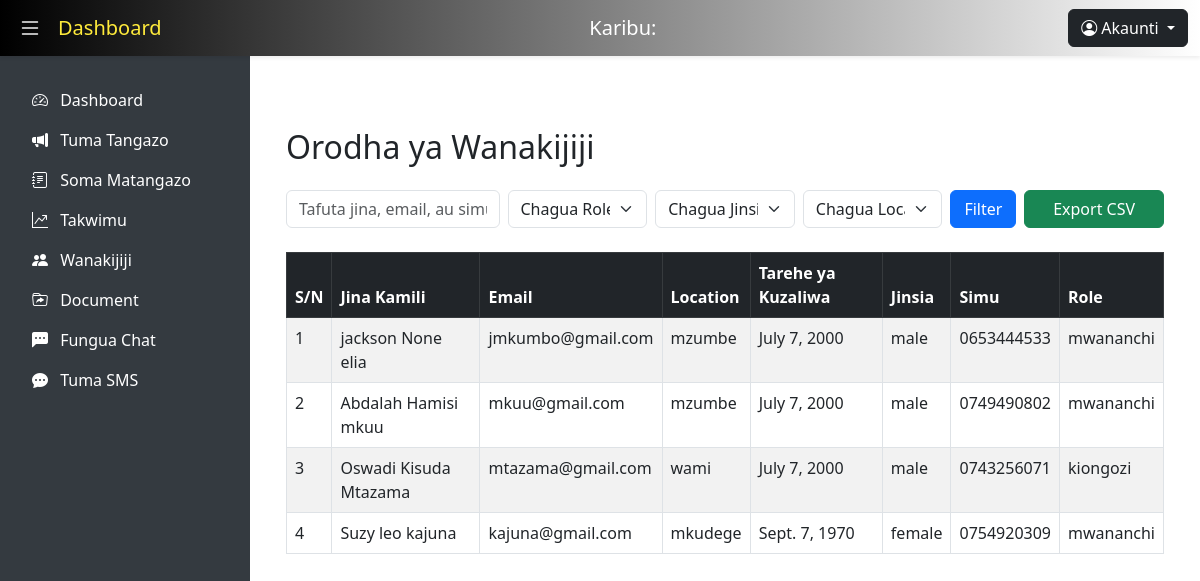
Page /orodha/ on the committed database.
### users/models.py (models this page shows, shortened)
class CustomUser(AbstractBaseUser, PermissionsMixin):
    ROLE_CHOICES = (('kiongozi', 'Kiongozi'), ('mwananchi', 'Mwananchi'),)
    GENDER_CHOICES = (('male', 'Male'), ('female', 'Female'),)
    f_name = models.CharField(max_length=30)
    m_name = models.CharField(max_length=30, blank=True, null=True)
    l_name = models.CharField(max_length=30)
    email = models.EmailField(unique=True)
    location = models.CharField(max_length=100)
    date_of_birth = models.DateField()
    gender = models.CharField(max_length=10, choices=GENDER_CHOICES, default='male')
    phone_no = models.CharField(max_length=15)
    role = models.CharField(max_length=20, choices=ROLE_CHOICES, default='mwananchi')
    is_active = models.BooleanField(default=True)
    is_staff = models.BooleanField(default=False)
    date_joined = models.DateTimeField(default=timezone.now)
    objects = CustomUserManager()
    USERNAME_FIELD = 'email'
    REQUIRED_FIELDS = ['f_name', 'l_name', 'location', 'date_of_birth', 'phone_no']

### users/views.py (the view, shortened to what this page needs)
# urls.py: path('orodha/', views.registered_users_view, name='user_list'),
def registered_users_view(request):
    query = request.GET.get('q', '')
    role = request.GET.get('role', '')
    gender = request.GET.get('gender', '')
    location = request.GET.get('location', '')
    User = get_user_model()
    users = User.objects.all()
    if role:
        users = users.filter(role=role)
    if gender:
        users = users.filter(gender=gender)
    if location:
        users = users.filter(location__icontains=location)
    locations = User.objects.values_list('location', flat=True).distinct()
    return render(request, 'user_list.html', {
        'users': users,
        'locations': locations,
    })

### users/templates/user_list.html (shortened to what this page needs)
 {% extends "base_original.html" %}
 {% block content %}
    <link href="https://cdn.jsdelivr.net/npm/bootstrap@5.3.0/dist/css/bootstrap.min.css" rel="stylesheet">
</head>
<body>
    <div class="container my-5">
        <h2 class="mb-4">Orodha ya Wanakijiji</h2>
        <form method="get" class="mb-4">
            <div class="row g-2 align-items-end">
                <div class="col-md-3">
                    <input type="text" name="q" class="form-control" placeholder="Tafuta jina, email, au simu..." value="{{ request.GET.q }}">
                </div>
                <div class="col-md-2">
                    <select name="role" class="form-select">
                        <option value="">Chagua Role</option>
                    </select>
                </div>
                <div class="col-md-2">
                    <select name="gender" class="form-select">
                        <option value="">Chagua Jinsia</option>
                    </select>
                </div>
                <div class="col-md-2">
                    <select name="location" class="form-select">
                        <option value="">Chagua Location</option>
                    </select>
                </div>
                <div class="col-md-1">
                    <button type="submit" class="btn btn-primary w-100">Filter</button>
                </div>
                <div class="col-md-2">
                    <a href="{% url 'export_users_csv' %}?q={{ request.GET.q }}&role={{ request.GET.role }}&gender={{ request.GET.gender }}&location={{ request.GET.location }}" class="btn btn-success w-100">Export CSV</a>
                </div>
            </div>
        </form>
        <table class="table table-bordered table-striped">
            <thead class="table-dark">
                <tr>
                    <th>S/N</th>
                    <th>Jina Kamili</th>
                    <th>Email</th>
                    <th>Location</th>
                    <th>Tarehe ya Kuzaliwa</th>
                    <th>Jinsia</th>
                    <th>Simu</th>
                    <th>Role</th>
                </tr>
            </thead>
            <tbody>
                {% for user in users %}
                <tr>
                    <td>{{ forloop.counter }}</td>
                    <td>{{ user.f_name }} {{ user.m_name }} {{ user.l_name }}</td>
                    <td>{{ user.email }}</td>
                    <td>{{ user.location }}</td>
                    <td>{{ user.date_of_birth }}</td>
                    <td>{{ user.gender }}</td>
                    <td>{{ user.phone_no }}</td>
                    <td>{{ user.role }}</td>
                </tr>
                {% empty %}
                <tr>
                    <td colspan="8" class="text-center">Hakuna watumiaji waliopatikana.</td>
                </tr>
                {% endfor %}
            </tbody>
        </table>
    </div>
    {% endblock %}

### users/templates/base_original.html (style rules this page uses)
body { margin: 0; padding: 0; background-color: #f4f6f8; }

### rows in the picture
CustomUser: f_name "jackson", m_name "None", l_name "elia", email "jmkumbo@gmail.com", location "mzumbe", date_of_birth "July 7, 2000", gender "male", phone_no "0653444533", role "mwananchi"
CustomUser: f_name "Abdalah", m_name "Hamisi", l_name "mkuu", email "mkuu@gmail.com", location "mzumbe", date_of_birth "July 7, 2000", gender "male", phone_no "0749490802", role "mwananchi"
CustomUser: f_name "Oswadi", m_name "Kisuda", l_name "Mtazama", email "mtazama@gmail.com", location "wami", date_of_birth "July 7, 2000", gender "male", phone_no "0743256071", role "kiongozi"
CustomUser: f_name "Suzy", m_name "leo", l_name "kajuna", email "kajuna@gmail.com", location "mkudege", date_of_birth "Sept. 7, 1970", gender "female", phone_no "0754920309", role "mwananchi"
